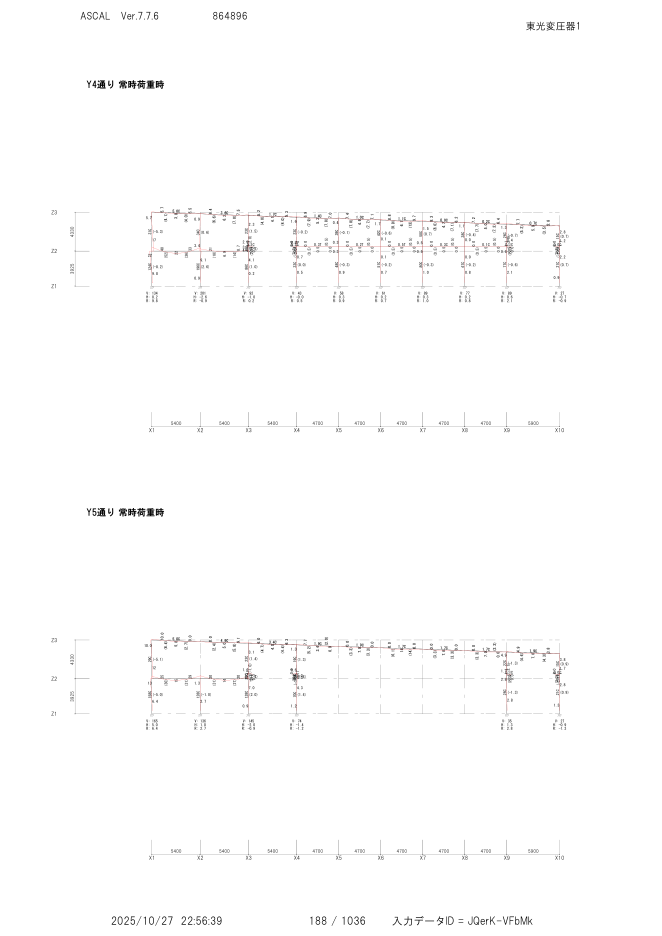
#> input picture testing/my_scan_p4.png, 3306 x 4678 px (shown at 1/5 size); its folder holds 6 pictures in this run
$ jupyter execute --allow-errors special.ipynb
#> lines starting #> are read from the running program, lines starting #| are printed output that depends on the picture
[cell 1]
from pathlib import Path
from typing import List, Optional, Tuple, Set, Dict
import io
import fitz  # PyMuPDF
import cv2
import numpy as np
from math import atan2, degrees, hypot, ceil
import matplotlib.pyplot as plt
from matplotlib.patches import Rectangle
import os
import uuid

try:
    from PIL import Image  # only needed for JPEG encoding
    _HAS_PIL = True
except Exception:
    _HAS_PIL = False

[cell 2]
def read_file_as_binary(file_path):
    """
    Reads a local file and returns its binary content.

    Args:
        file_path (str): Path to the file.

    Returns:
        bytes: Binary content of the file.
    """
    with open(file_path, "rb") as f:
        binary_data = f.read()
    return binary_data

[cell 3]
# [78 lines left out: function pdf_bytes_to_images, not called in this run]

[cell 4]
# pip install -U langchain langchain-google-genai google-generativeai pydantic
import os
import json
import re
import base64
from typing import Any, Dict, List, Union

from langchain_google_genai import ChatGoogleGenerativeAI
from langchain_core.prompts import ChatPromptTemplate
from langchain_core.runnables import RunnableParallel, RunnablePassthrough
from langchain_core.messages import SystemMessage, HumanMessage

from app.core.config import settings
import time


# ----------------------------
# CONFIG
# ----------------------------
#> (the rest of this cell did not finish here and is left out)

[cell 5]
# Bounding box type: (x_min, y_min, x_max, y_max)
BBox = Tuple[int, int, int, int]


def crop_image_array(img: np.ndarray, bbox: BBox, margin=0) -> np.ndarray:
    """
    Crop an image (NumPy array) using pixel coordinates.

    Args:
        img: HxWxC or HxW image (BGR if from cv2).
        bbox: (x_min, y_min, x_max, y_max) in *pixel coordinates*.

    Returns:
        Cropped image as NumPy array.
    """
    if img is None:
        raise ValueError("crop_image_array: img is None")

    h, w = img.shape[:2]
    x_min, y_min, x_max, y_max = bbox

    # Clamp to image bounds
    x_min = int(max(0, min(x_min-margin, w)))
    x_max = int(max(0, min(x_max+margin, w)))
    y_min = int(max(0, min(y_min-margin, h)))
    y_max = int(max(0, min(y_max+margin, h)))

    if x_max <= x_min or y_max <= y_min:
        raise ValueError(f"Invalid bbox after clamping: {bbox}")

    # NumPy slices: [y_min:y_max, x_min:x_max]
    crop = img[y_min:y_max, x_min:x_max].copy()
    return crop


def crop_image_file(
    input_path: str,
    bbox: BBox,
    margin=0,
    output_path: str = None,
) -> np.ndarray:
    """
    Load an image from disk, crop by pixel bbox, optionally save.

    Args:
        input_path: path to input image.
        bbox: (x_min, y_min, x_max, y_max) in pixels.
        output_path: where to save cropped image (if not None).

    Returns:
        Cropped image as NumPy array.
    """
    img = cv2.imread(input_path)
    if img is None:
        raise FileNotFoundError(f"Could not read image: {input_path}")

    crop = crop_image_array(img, bbox, margin=margin)

    if output_path is not None:
        cv2.imwrite(output_path, crop)

    return crop

# [8 lines left out: function image_array_to_png_bytes, not called in this run]

[cell 6]
PATH = "Data input.pdf"
typ = "pdf"

#> (the rest of this cell did not finish here and is left out)

[cell 7]
img_path = "testing/my_scan_p4.png"
img = cv2.imread(img_path)
#> img is the input picture: shape (4678, 3306, 3); mean B, G, R 253.1, 253.1, 253.2

bbox = [0, 0, img.shape[1], img.shape[0] /2]
#> bbox = [0, 0, 3306, 2339]
# bbox = [0, img.shape[0] /2, img.shape[1], img.shape[0]]

# From file
crop = crop_image_file(img_path, bbox, margin=1,output_path="crop_test.png")
#> in crop_image_array, `crop = img[y_min:y_max, x_min:x_max].copy()`:
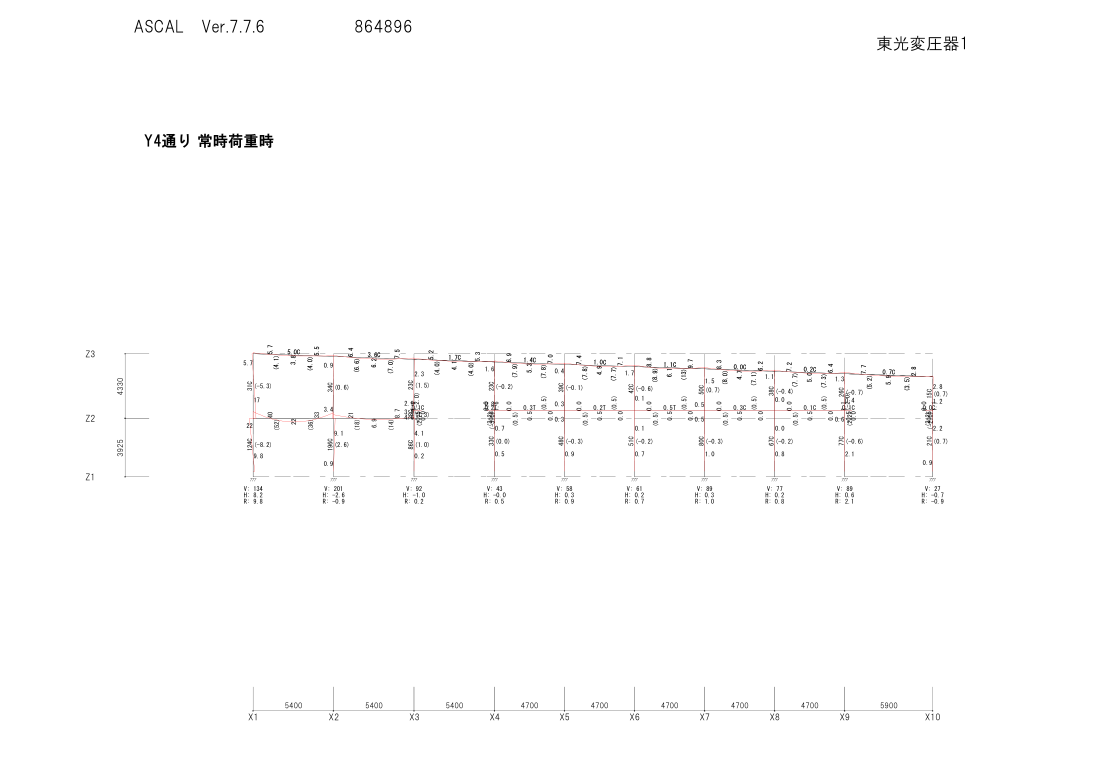
#> crop: shape (2340, 3306, 3) (shown at 1/3 size); mean B, G, R 253, 253, 253.1

[cell 8]
bits = []
img_paths = ["testing/my_scan_p3.png"]
for img_path in img_paths:
    bit = read_file_as_binary(img_path)
    bits.append(bit)

#> (the rest of this cell did not finish here and is left out)
